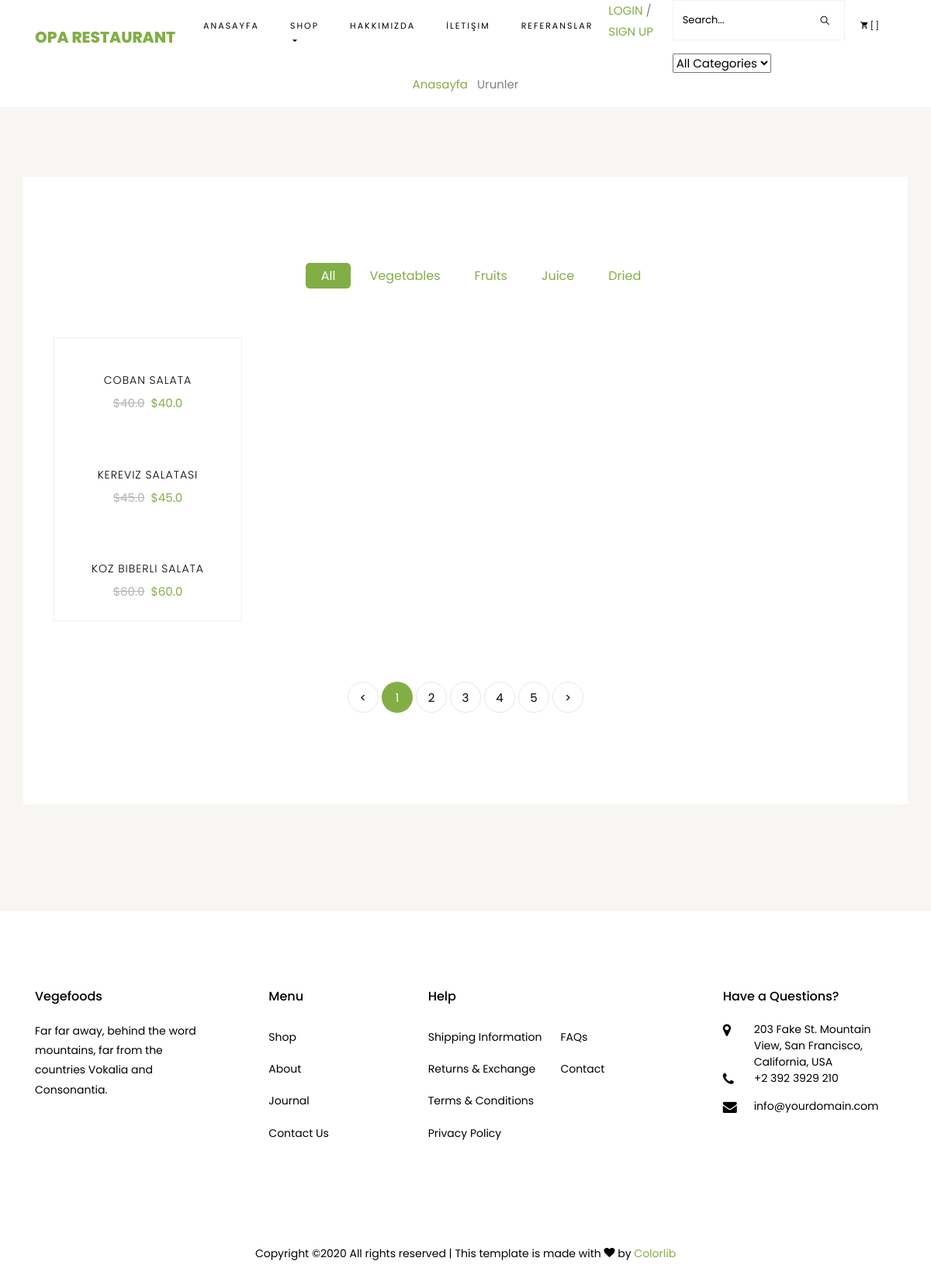
Page /category/7/salad/ on the committed database.
### product/models.py (models this page shows, shortened)
class Product(models.Model):
   STATUS = (
      ('True', 'Evet'),
      ('False', 'Hayir'),
   )
   category= models.ForeignKey(Category, on_delete=models.CASCADE)
   title = models.CharField(max_length=150)
   keywords = models.CharField(max_length=255)
   description = models.CharField(max_length=255)
   image = models.ImageField(blank=True, upload_to='images/')
   price = models.FloatField()
   amount = models. IntegerField()
   detail =RichTextUploadingField()
   slug = models.SlugField(null=False,unique=True)
   status = models.CharField(max_length=10,choices=STATUS)
   create_at = models.DateTimeField (auto_now_add=True)
   update_at = models.DateTimeField (auto_now=True)
   def image_tag(self):
      return mark_safe('<img src="{}" height="50"/>'.format(self.image.url))
   image_tag.short_description = 'Image'

### home/views.py (the view)
# urls.py: path('category/<int:id>/<slug:slug>/', views.category_products, name='category_products'),
def category_products(request, id, slug):
    category = Category.objects.all()
    categorydata = Category.objects.get(pk=id)
    products = Product.objects.filter(category_id=id)
    context = {'products': products,
               'category': category,
               'categorydata': categorydata
               }
    return render(request, 'products.html', context)

### home/templates/products.html (shortened to what this page needs)
{% extends 'homebase.html' %}
{% load static %}
{% block content %}
<!DOCTYPE html>
<html lang="en">
<head>
	<link rel="stylesheet" href="css/open-iconic-bootstrap.min.css">
	<link rel="stylesheet" href="css/animate.css">
	<link rel="stylesheet" href="css/owl.carousel.min.css">
	<link rel="stylesheet" href="css/owl.theme.default.min.css">
	<link rel="stylesheet" href="css/magnific-popup.css">
	<link rel="stylesheet" href="css/aos.css">
	<link rel="stylesheet" href="css/ionicons.min.css">
	<link rel="stylesheet" href="css/bootstrap-datepicker.css">
	<link rel="stylesheet" href="css/jquery.timepicker.css">
	<link rel="stylesheet" href="css/flaticon.css">
	<link rel="stylesheet" href="css/icomoon.css">
	<link rel="stylesheet" href="css/style.css">
</head>
<body class="goto-here">
<div >
	<div class="container">
		<div class="row no-gutters slider-text align-items-center justify-content-center">
			<div class="col-md-9 ftco-animate text-center">
				<p class="breadcrumbs"><span class="mr-2"><a href="/">Anasayfa</a></span> <span>Urunler</span></p>
			</div>
		</div>
	</div>
</div>
<section class="ftco-section contact-section bg-light">
	<div class="container">
		<div class="row d-flex mb-5 contact-info">
			<div class="info bg-white p-4">
				<section class="ftco-section">
					<div class="container">
						<div class="row justify-content-center">
							<div class="col-md-10 mb-5 text-center">
								<ul class="product-category">
									<li><a href="#" class="active">All</a></li>
									<li><a href="#">Vegetables</a></li>
									<li><a href="#">Fruits</a></li>
									<li><a href="#">Juice</a></li>
									<li><a href="#">Dried</a></li>
								</ul>
							</div>
						</div>
						<div class="row">
							<div class="col-md-6 col-lg-3 ftco-animate">
								<div class="product">
									{% for rs in products %}
									<a href="/product/{{ rs.id }}/{{ rs.slug }}" class="img-prod"><img class="img-fluid" src="{{ rs.image.url }}" alt="Colorlib Template">
									</a>
									<div class="text py-3 pb-4 px-3 text-center">
										<h3><a href="/product/{{ rs.id }}/{{ rs.slug }}">{{ rs.title }}</a></h3>
										<div class="d-flex">
											<div class="pricing">
												<p class="price"><span class="mr-2 price-dc">${{ rs.price }}</span><span class="price-sale">${{ rs.price }}</span></p>
											</div>
										</div>
									</div>
									{% endfor %}
								</div>
							</div>
						</div>
					</div>
					<div class="row mt-5">
						<div class="col text-center">
							<div class="block-27">
								<ul>
									<li><a href="#">&lt;</a></li>
									<li class="active"><span>1</span></li>
									<li><a href="#">2</a></li>
									<li><a href="#">3</a></li>
									<li><a href="#">4</a></li>
									<li><a href="#">5</a></li>
									<li><a href="#">&gt;</a></li>
								</ul>
							</div>
						</div>
					</div>
			</div>
		</div>
	</div>
</section>
</body>
</html>
{% endblock %}

### rows in the picture
Product: title "COBAN SALATA", price "40.0"
Product: title "KEREVIZ SALATASI", price "45.0"
Product: title "KOZ BIBERLI SALATA", price "60.0"
